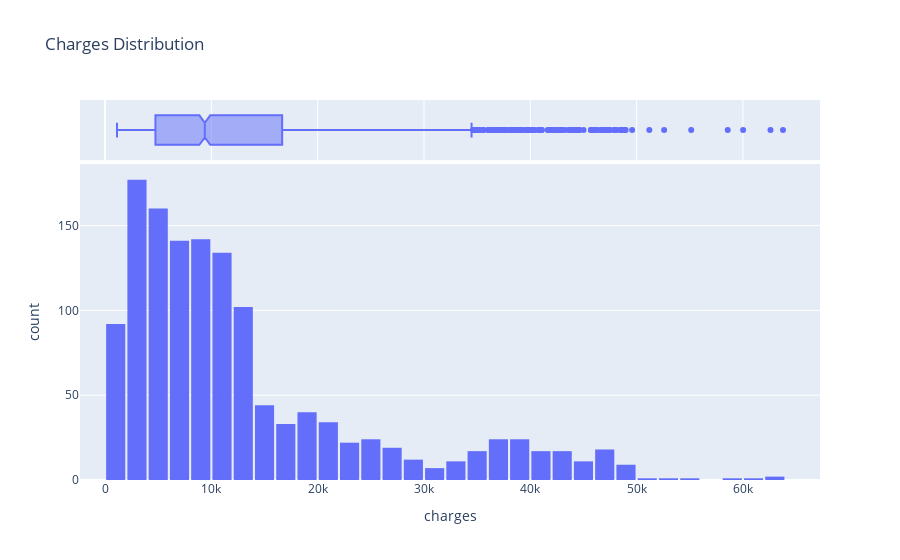

Notebook cell for this chart:
### Code cell
fig=px.histogram(medical_df,
               x='charges',
              marginal='box',
              nbins=47,
              title='Charges Distribution')
fig.update_layout(bargap=0.1)
fig.show()

### Figure 1 — Plotly figure (JSON) as saved in the notebook; plotly's stock layout.template omitted (floating-point values rounded to 4 significant figures; data arrays with more than 128 entries replaced by an {"elided": "..."} marker saying what was removed)
{"data": [{"bingroup": "x", "hovertemplate": "charges=%{x}<br>count=%{y}<extra></extra>", "legendgroup": "", "marker": {"color": "#636efa", "pattern": {"shape": ""}}, "name": "", "nbinsx": 47, "orientation": "v", "showlegend": false, "type": "histogram", "x": {"elided": "1338 float values"}, "xaxis": "x", "yaxis": "y"}, {"hovertemplate": "charges=%{x}<extra></extra>", "legendgroup": "", "marker": {"color": "#636efa"}, "name": "", "notched": true, "showlegend": false, "type": "box", "x": {"elided": "1338 float values"}, "xaxis": "x2", "yaxis": "y2"}], "layout": {"bargap": 0.1, "barmode": "relative", "legend": {"tracegroupgap": 0}, "title": {"text": "Charges Distribution"}, "xaxis": {"anchor": "y", "domain": [0, 1], "title": {"text": "charges"}}, "xaxis2": {"anchor": "y2", "domain": [0, 1], "matches": "x", "showgrid": true, "showticklabels": false}, "yaxis": {"anchor": "x", "domain": [0, 0.8316], "title": {"text": "count"}}, "yaxis2": {"anchor": "x2", "domain": [0.8416, 1], "matches": "y2", "showgrid": false, "showline": false, "showticklabels": false, "ticks": ""}}}
